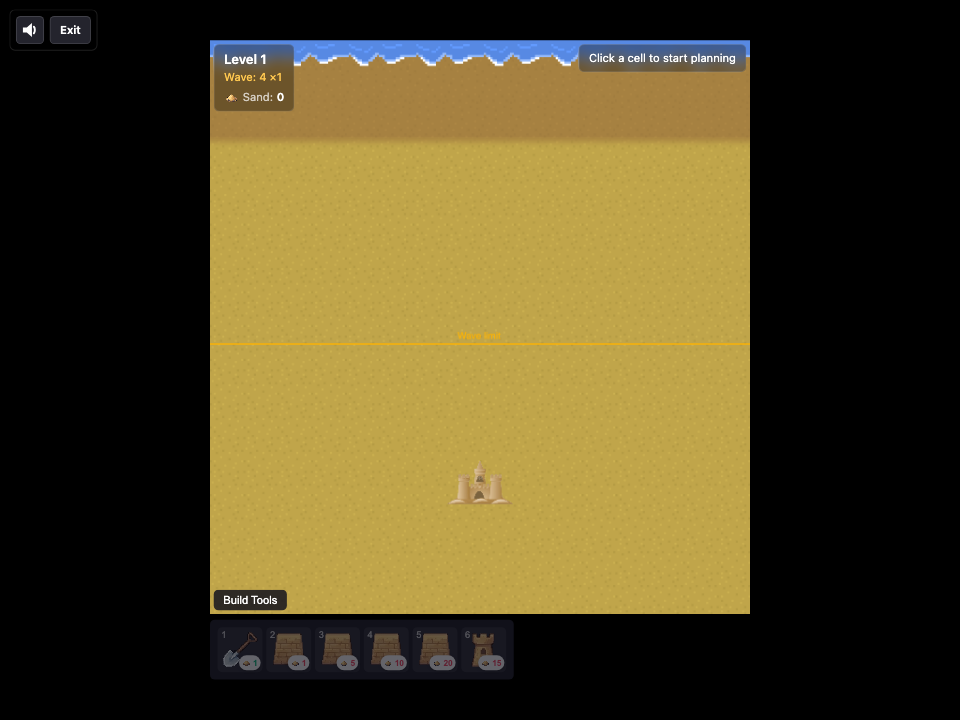
#> input picture src/game-modes/level-mode.png, 960 x 724 px
$ python render-tileset-coordinates.py ../src/game-modes/level-mode.png
#> lines starting #> are read from the running program, lines starting #| are printed output that depends on the picture
#!/usr/bin/env -S uv run --with Pillow
"""Render row,col labels over a tileset image."""

from __future__ import annotations

import argparse
from pathlib import Path

from PIL import Image, ImageDraw, ImageFont


DEFAULT_TILE_SIZE = 16
DEFAULT_SCALE = 4
REPO_ROOT = Path(__file__).resolve().parent.parent
DEFAULT_OUTPUT_DIR = REPO_ROOT / ".tmp"


def default_output_path(input_path: Path) -> Path:
    return DEFAULT_OUTPUT_DIR / f"{input_path.stem}-coordinates{input_path.suffix}"


def label_anchor(tile_size: int, text_width: int, text_height: int, col: int, row: int) -> tuple[int, int]:
    x = col * tile_size + (tile_size - text_width) // 2
    y = row * tile_size + (tile_size - text_height) // 2
    return x, y


def draw_text_with_outline(draw: ImageDraw.ImageDraw, xy: tuple[int, int], text: str, font: ImageFont.ImageFont) -> None:
    x, y = xy
    outline = (0, 0, 0, 230)
    fill = (255, 255, 255, 255)
    for dx, dy in ((-1, 0), (1, 0), (0, -1), (0, 1)):
        draw.text((x + dx, y + dy), text, font=font, fill=outline)
    draw.text((x, y), text, font=font, fill=fill)


def load_font(tile_size: int) -> ImageFont.ImageFont:
    font_size = max(10, tile_size // 4)
    try:
        return ImageFont.truetype("DejaVuSansMono.ttf", font_size)
    except OSError:
        return ImageFont.load_default()


def draw_grid(draw: ImageDraw.ImageDraw, width: int, height: int, tile_size: int) -> None:
    line = (0, 0, 0, 120)
    for x in range(0, width + 1, tile_size):
        draw.line((x, 0, x, height), fill=line)
    for y in range(0, height + 1, tile_size):
        draw.line((0, y, width, y), fill=line)


def render_coordinates(input_path: Path, output_path: Path, tile_size: int, scale: int, show_grid: bool) -> None:
#> called with tile_size = 16, scale = 4, show_grid = True
    if tile_size <= 0:
        raise ValueError("tile size must be greater than 0")
    if scale <= 0:
        raise ValueError("scale must be greater than 0")

    image = Image.open(input_path).convert("RGBA")
    if scale != 1:
        image = image.resize((image.width * scale, image.height * scale), Image.Resampling.NEAREST)
#> image: PIL image 3840x2896 RGBA

    rendered_tile_size = tile_size * scale
    overlay = Image.new("RGBA", image.size, (0, 0, 0, 0))
#> overlay: PIL image 3840x2896 RGBA; every value is 0
    draw = ImageDraw.Draw(overlay)
    font = load_font(rendered_tile_size)

    if show_grid:
        draw_grid(draw, image.width, image.height, rendered_tile_size)

    cols = image.width // rendered_tile_size
#> cols = 60
    rows = image.height // rendered_tile_size
#> rows = 45

    for row in range(rows):
        for col in range(cols):
            text = f"{row},{col}"
            bbox = draw.textbbox((0, 0), text, font=font)
            text_width = bbox[2] - bbox[0]
            text_height = bbox[3] - bbox[1]
            xy = label_anchor(rendered_tile_size, text_width, text_height, col, row)
            draw_text_with_outline(draw, xy, text, font)

    output_path.parent.mkdir(parents=True, exist_ok=True)
    Image.alpha_composite(image, overlay).save(output_path)
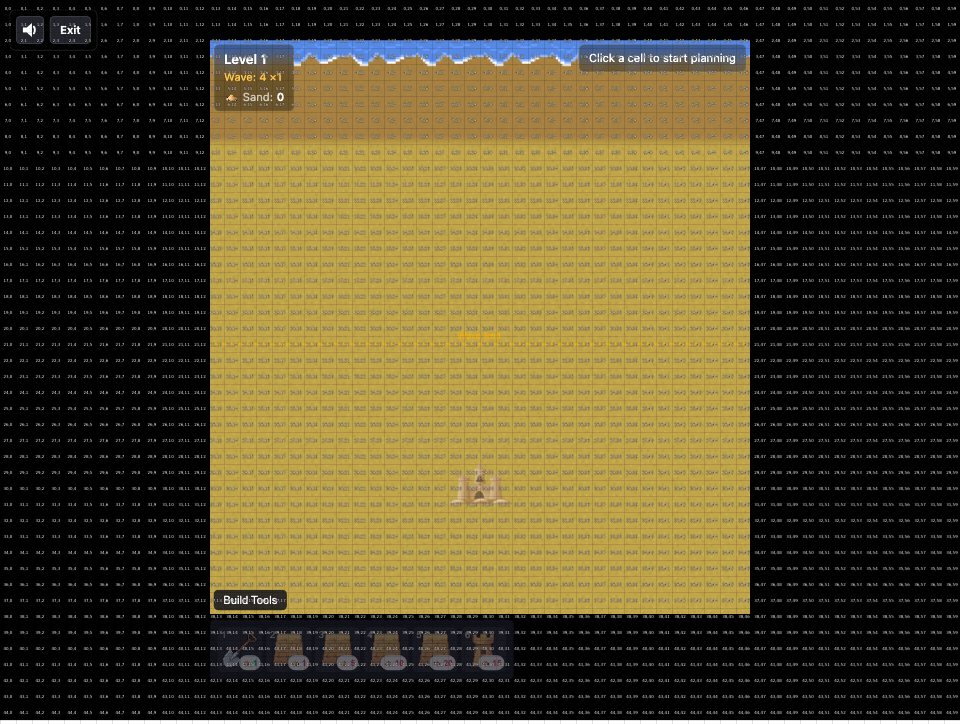
#> saved as level-mode-coordinates.png: PIL image 3840x2896 RGBA (shown at 1/4 size); mean R, G, B, A 84.6, 74.1, 41.4, 255


def main() -> None:
    parser = argparse.ArgumentParser(description="Render row,col coordinate labels over a tileset.")
    parser.add_argument("input", type=Path, help="Tileset image path")
    parser.add_argument("-o", "--output", type=Path, help="Output image path (default: .tmp/<input>-coordinates.<ext>)")
    parser.add_argument("--tile-size", type=int, default=DEFAULT_TILE_SIZE, help="Tile size in pixels (default: 16)")
    parser.add_argument("--scale", type=int, default=DEFAULT_SCALE, help="Nearest-neighbor output scale (default: 4)")
    parser.add_argument("--no-grid", action="store_true", help="Hide tile grid lines")
    args = parser.parse_args()

    input_path = args.input
    output_path = args.output or default_output_path(input_path)
    render_coordinates(input_path, output_path, args.tile_size, args.scale, not args.no_grid)
    print(f"Wrote {output_path}")


if __name__ == "__main__":
    main()
